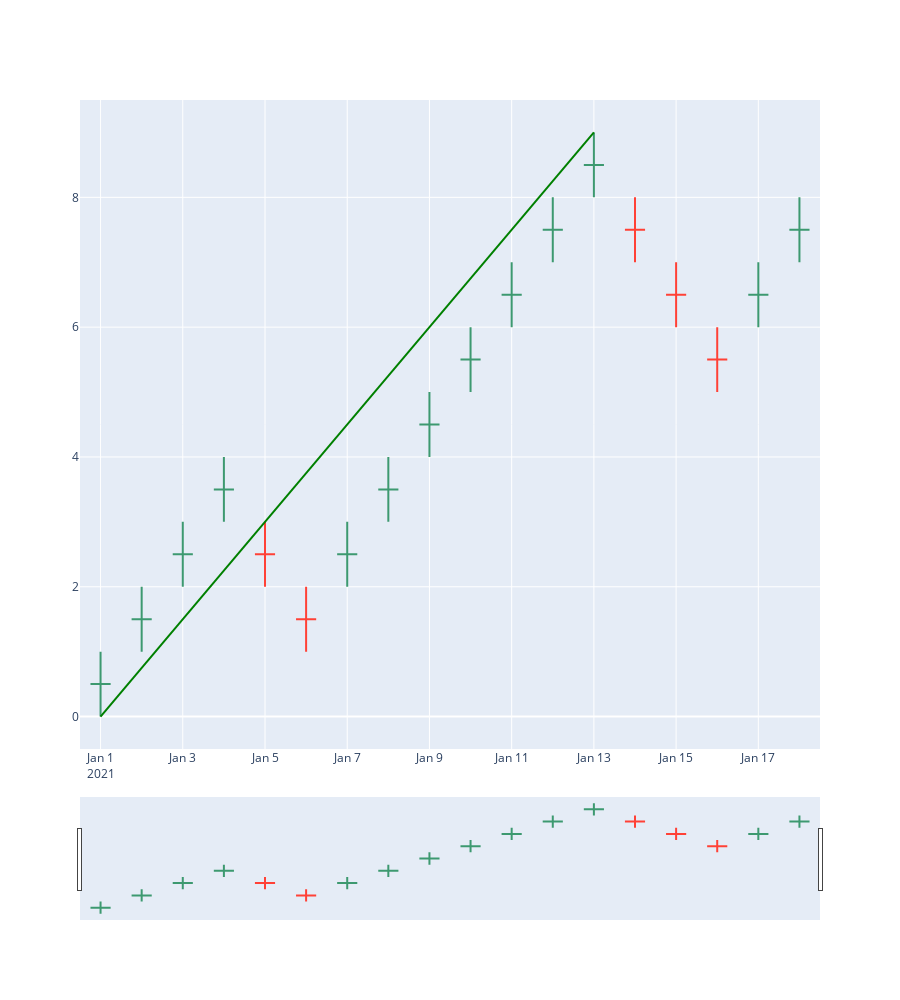
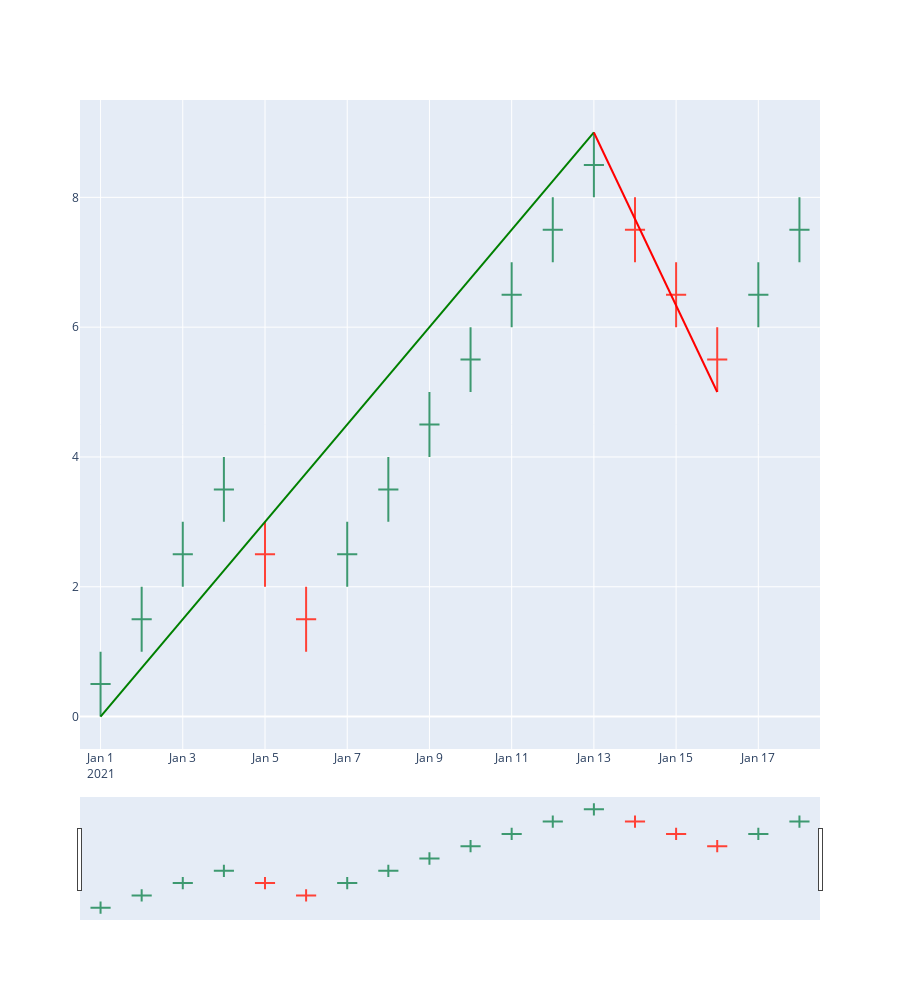
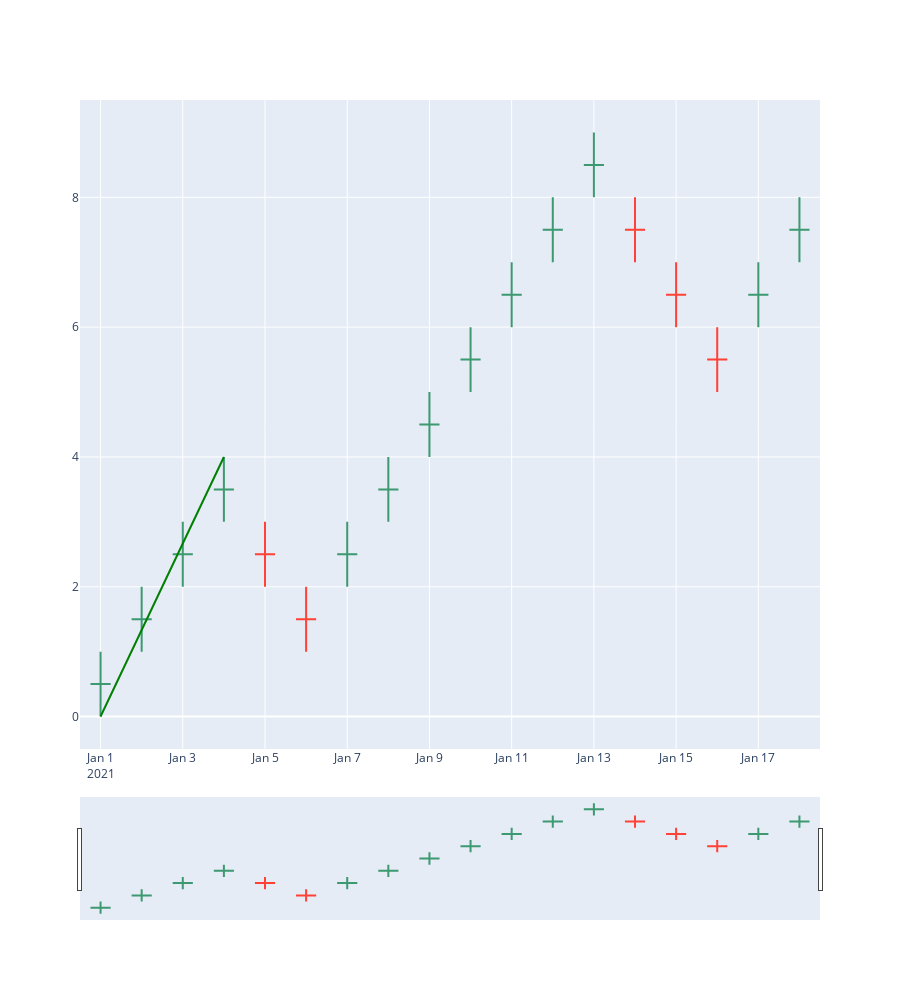

Notebook source saved alongside these figures, in order:
### Code cell
for sb_wv in deads_sub_waves:
    chrt = candle_chart(df)
    for idx in range(len(sb_wv)):
        wv:wave = sb_wv[idx]
        chrt.add_wave(wv.start.timestamp, wv.start.price, wv.end.timestamp,wv.end.price)
    chrt.show()

### Figure 1 — Plotly figure (JSON) as saved in the notebook; plotly's stock layout.template omitted (floating-point values rounded to 4 significant figures)
{"data": [{"close": [0.5, 1.5, 2.5, 3.5, 2.5, 1.5, 2.5, 3.5, 4.5, 5.5, 6.5, 7.5, 8.5, 7.5, 6.5, 5.5, 6.5, 7.5], "high": [1, 2, 3, 4, 3, 2, 3, 4, 5, 6, 7, 8, 9, 8, 7, 6, 7, 8], "low": [0, 1, 2, 3, 2, 1, 2, 3, 4, 5, 6, 7, 8, 7, 6, 5, 6, 7], "open": [0.5, 1.5, 2.5, 3.5, 2.5, 1.5, 2.5, 3.5, 4.5, 5.5, 6.5, 7.5, 8.5, 7.5, 6.5, 5.5, 6.5, 7.5], "type": "candlestick", "x": ["2021-01-01T00:00:00", "2021-01-02T00:00:00", "2021-01-03T00:00:00", "2021-01-04T00:00:00", "2021-01-05T00:00:00", "2021-01-06T00:00:00", "2021-01-07T00:00:00", "2021-01-08T00:00:00", "2021-01-09T00:00:00", "2021-01-10T00:00:00", "2021-01-11T00:00:00", "2021-01-12T00:00:00", "2021-01-13T00:00:00", "2021-01-14T00:00:00", "2021-01-15T00:00:00", "2021-01-16T00:00:00", "2021-01-17T00:00:00", "2021-01-18T00:00:00"]}], "layout": {"height": 1000, "shapes": [{"line": {"color": "Green", "dash": "solid", "width": 2}, "type": "line", "x0": "2021-01-01T00:00:00", "x1": "2021-01-13T00:00:00", "y0": 0, "y1": 9}], "yaxis": {"fixedrange": false}}}

### Figure 2 — Plotly figure (JSON) as saved in the notebook; plotly's stock layout.template omitted (floating-point values rounded to 4 significant figures)
{"data": [{"close": [0.5, 1.5, 2.5, 3.5, 2.5, 1.5, 2.5, 3.5, 4.5, 5.5, 6.5, 7.5, 8.5, 7.5, 6.5, 5.5, 6.5, 7.5], "high": [1, 2, 3, 4, 3, 2, 3, 4, 5, 6, 7, 8, 9, 8, 7, 6, 7, 8], "low": [0, 1, 2, 3, 2, 1, 2, 3, 4, 5, 6, 7, 8, 7, 6, 5, 6, 7], "open": [0.5, 1.5, 2.5, 3.5, 2.5, 1.5, 2.5, 3.5, 4.5, 5.5, 6.5, 7.5, 8.5, 7.5, 6.5, 5.5, 6.5, 7.5], "type": "candlestick", "x": ["2021-01-01T00:00:00", "2021-01-02T00:00:00", "2021-01-03T00:00:00", "2021-01-04T00:00:00", "2021-01-05T00:00:00", "2021-01-06T00:00:00", "2021-01-07T00:00:00", "2021-01-08T00:00:00", "2021-01-09T00:00:00", "2021-01-10T00:00:00", "2021-01-11T00:00:00", "2021-01-12T00:00:00", "2021-01-13T00:00:00", "2021-01-14T00:00:00", "2021-01-15T00:00:00", "2021-01-16T00:00:00", "2021-01-17T00:00:00", "2021-01-18T00:00:00"]}], "layout": {"height": 1000, "shapes": [{"line": {"color": "Green", "dash": "solid", "width": 2}, "type": "line", "x0": "2021-01-01T00:00:00", "x1": "2021-01-13T00:00:00", "y0": 0, "y1": 9}, {"line": {"color": "Red", "dash": "solid", "width": 2}, "type": "line", "x0": "2021-01-13T00:00:00", "x1": "2021-01-16T00:00:00", "y0": 9, "y1": 5}], "yaxis": {"fixedrange": false}}}

### Figure 3 — Plotly figure (JSON) as saved in the notebook; plotly's stock layout.template omitted (floating-point values rounded to 4 significant figures)
{"data": [{"close": [0.5, 1.5, 2.5, 3.5, 2.5, 1.5, 2.5, 3.5, 4.5, 5.5, 6.5, 7.5, 8.5, 7.5, 6.5, 5.5, 6.5, 7.5], "high": [1, 2, 3, 4, 3, 2, 3, 4, 5, 6, 7, 8, 9, 8, 7, 6, 7, 8], "low": [0, 1, 2, 3, 2, 1, 2, 3, 4, 5, 6, 7, 8, 7, 6, 5, 6, 7], "open": [0.5, 1.5, 2.5, 3.5, 2.5, 1.5, 2.5, 3.5, 4.5, 5.5, 6.5, 7.5, 8.5, 7.5, 6.5, 5.5, 6.5, 7.5], "type": "candlestick", "x": ["2021-01-01T00:00:00", "2021-01-02T00:00:00", "2021-01-03T00:00:00", "2021-01-04T00:00:00", "2021-01-05T00:00:00", "2021-01-06T00:00:00", "2021-01-07T00:00:00", "2021-01-08T00:00:00", "2021-01-09T00:00:00", "2021-01-10T00:00:00", "2021-01-11T00:00:00", "2021-01-12T00:00:00", "2021-01-13T00:00:00", "2021-01-14T00:00:00", "2021-01-15T00:00:00", "2021-01-16T00:00:00", "2021-01-17T00:00:00", "2021-01-18T00:00:00"]}], "layout": {"height": 1000, "shapes": [{"line": {"color": "Green", "dash": "solid", "width": 2}, "type": "line", "x0": "2021-01-01T00:00:00", "x1": "2021-01-04T00:00:00", "y0": 0, "y1": 4}], "yaxis": {"fixedrange": false}}}
